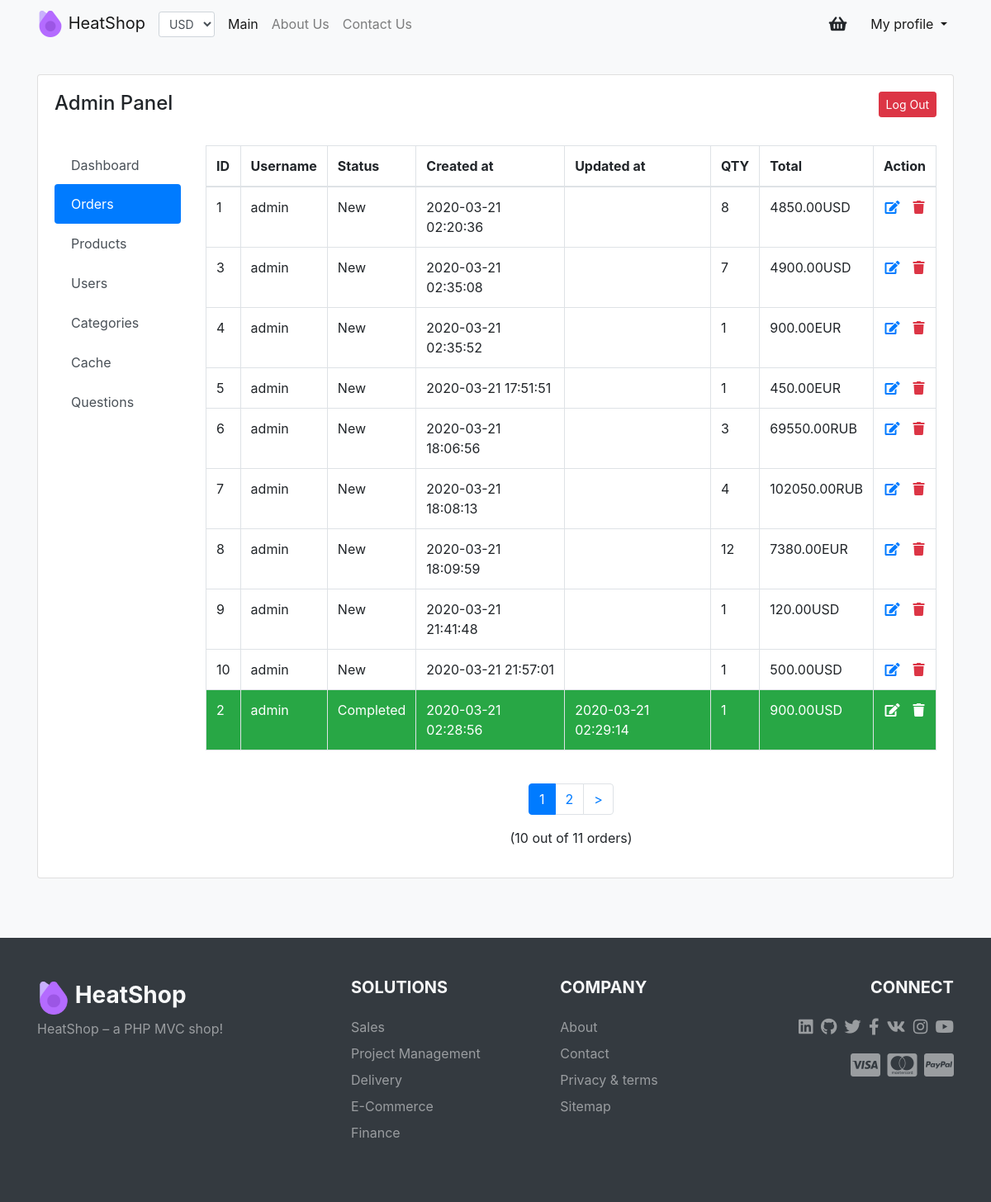
The app's page /admin/order (signed in) with its own data.
### tables this page shows
CREATE TABLE `orders` (
  `id` int(10) UNSIGNED NOT NULL,
  `user_id` int(10) UNSIGNED DEFAULT NULL,
  `email` varchar(255) DEFAULT NULL,
  `status` enum('0','1') NOT NULL DEFAULT '0',
  `date` timestamp NOT NULL DEFAULT current_timestamp(),
  `update_at` timestamp NULL DEFAULT NULL,
  `currency` varchar(10) NOT NULL,
  `address` text NOT NULL,
  `note` text DEFAULT NULL
);

CREATE TABLE `users` (
  `id` int(10) UNSIGNED NOT NULL,
  `username` varchar(255) NOT NULL,
  `email` varchar(50) NOT NULL,
  `password` varchar(255) NOT NULL,
  `address_id` int(10) UNSIGNED DEFAULT NULL,
  `role` enum('user','admin') NOT NULL,
  `date` date NOT NULL DEFAULT current_timestamp(),
  `remember_token` varchar(100) DEFAULT NULL,
  `time_token` int(11) UNSIGNED DEFAULT NULL
);

### app/core/base/BaseController.php (called while the page is built, shortened)
<?php
abstract class BaseController
{
    private $route;
    private $view;
    private $data;
    private $meta = ['title' => 'HeatShop'];
    protected $layout = true;
    function __construct($route)
    {
        $this->route 	  = $route;
        $this->view 	  = $route['action'];
    }
    function set($data)
    {
        $this->data = $data;
    }
    function setMeta($title, $desc = null, $keywords = null)
    {
        $this->meta['title'] 	= $title . ' | HeatShop';
        $this->meta['desc'] 	= $desc;
        $this->meta['keywords'] = strtolower($keywords);
    }
    function getView()
    {
        $viewObj = new View($this->route, $this->layout, $this->view, $this->meta);
        $viewObj->render($this->data);
    }
}

### app/core/App.php (called while the page is built, shortened)
<?php
class App
{
    function __construct()
    {
        new Router();
    }
}

### public/index.php (called while the page is built, shortened)
<?php
new \app\core\App();

### app/controllers/admin/OrderController.php (called while the page is built, shortened)
<?php
class OrderController extends Controller
{
    function indexAction()
    {
        $page		 = isset($_GET['page']) ? (int) $_GET['page'] : 1;
        $perpage	 = 10;
        $count       = Order::getCountOrders();
        $pagination	 = new Pagination($page, $perpage, $count);
        $start		 = $pagination->getStart();
        $orders		 = Order::getAll($start, $perpage);
    }
}

### config/db.php (called while the page is built)
<?php
return [
    'dsn' => "mysql:host=localhost;dbname=heatshop;charset=utf8",
    'user' => 'root',
    'pass' => ''
];

### app/core/Db.php (called while the page is built, shortened)
<?php
class Db
{
    private static $db = null;
    private static function connect()
    {
        if (!self::$db) {
            $config	  = include CONFIG . '/db.php';
            self::$db = new PDO($config['dsn'], $config['user'], $config['pass']);
        }
        return self::$db;
    }
    static function query($sql, $params = [])
    {
        $stmt = self::connect()->prepare($sql);
        $stmt->execute();
        return $stmt;
    }
    static function row($sql, $params = [])
    {
        $stmt = self::query($sql, $params);
        return $stmt->fetch(PDO::FETCH_ASSOC);
    }
    static function rowAll($sql, $params = [])
    {
        $stmt = self::query($sql, $params);
        return $stmt->fetchAll(PDO::FETCH_ASSOC);
    }
}

### app/models/admin/Order.php (called while the page is built, shortened)
<?php
class Order extends Model
{
    static function getAll($start, $perpage)
    {
        return Db::rowAll("SELECT `orders`.`id`, `orders`.`user_id`, `orders`.`status`, `orders`.`date`, `orders`.`update_at`, `orders`.`currency`, `users`.`username`, SUM(`order_product`.`qty`) AS `qty`, ROUND(SUM(`order_product`.`price`*`order_product`.`qty`), 2) AS `sum` FROM `orders`
        JOIN `users` ON `orders`.`user_id` = `users`.`id`
        JOIN `order_product` ON `orders`.`id` = `order_product`.`order_id`
        GROUP BY `orders`.`id` ORDER BY `orders`.`status`, `orders`.`id` LIMIT {$start}, {$perpage}");
    }
    static function getCountOrders()
    {
        $stmt = Db::row('SELECT count(*) AS `count` FROM `orders`');
        return $stmt['count'];
    }
}

### app/views/admin/order/index.php (the view, shortened to what this page needs)
<div class="card mx-auto mt-4">
    <div class="card-body">
        <div class="row mb-4">
            <div class="col">
                <h4 class="card-title float-left">Admin Panel</h4>
            </div>
            <div class="col">
                <a href="user/logout" class="btn btn-sm btn-danger float-right">Log Out</a>
            </div>
        </div>
        <div class="row">
            <div class="col-lg-2 mb-4">
                <div class="list-group">
                    <a href="<?=ADMIN;?>" class="list-group-item list-group-item-action border-0 rounded">Dashboard</a>
                    <a href="<?=ADMIN;?>/order" class="list-group-item list-group-item-action border-0 rounded active">Orders</a>
                    <a href="<?=ADMIN;?>/product" class="list-group-item list-group-item-action border-0 rounded">Products</a>
                    <a href="<?=ADMIN;?>/user" class="list-group-item list-group-item-action border-0 rounded">Users</a>
                    <a href="<?=ADMIN;?>/category" class="list-group-item list-group-item-action border-0 rounded">Categories</a>
                    <a href="<?=ADMIN;?>/cache" class="list-group-item list-group-item-action border-0 rounded">Cache</a>
                    <a href="<?=ADMIN;?>/question" class="list-group-item list-group-item-action border-0 rounded">Questions</a>
                </div>
            </div>
            <div class="col-lg-10">
                <div class="table-responsive mb-4">
                    <table class="table table-bordered table-hover">
                        <thead>
                            <tr>
                                <th>ID</th>
                                <th>Username</th>
                                <th>Status</th>
                                <th>Created at</th>
                                <th>Updated at</th>
                                <th>QTY</th>
                                <th>Total</th>
                                <th class="text-center">Action</th>
                            </tr>
                        </thead>
                        <tbody>
                        <?php foreach ($orders as $order): ?>
                        <?php
                        $class	    = $order['status'] ? 'class="bg-success text-white"' : null;
                        $classEdit  = $order['status'] ? 'text-white' : null;
                        $classTrash = $order['status'] ? 'text-white' : 'text-danger';
                        ?>
                            <tr <?=$class;?>>
                                <td><?=$order['id'];?></td>
                                <td><?=$order['username'];?></td>
                                <td><?=$order['status'] ? 'Completed' : 'New';?></td>
                                <td><?=$order['date'];?></td>
                                <td><?=$order['update_at'];?></td>
                                <td><?=$order['qty'];?></td>
                                <td><?=$order['sum'];?><?=$order['currency'];?></td>
                                <td class="text-center"><a href="<?=ADMIN;?>/order/view?id=<?=$order['id'];?>" class="mr-3"><i class="fas fa-edit <?=$classEdit;?>"></i></a><a href="<?=ADMIN;?>/order/delete?id=<?=$order['id'];?>" class="delete"><i class="fas fa-trash <?=$classTrash;?>"></i></a></td>
                            </tr>
                        <?php endforeach; ?>
                        </tbody>
                    </table>
                </div>
            <?php if ($pagination->countPages > 1): ?>
                <?=$pagination;?>
                <p class="text-center">(<?=count($orders);?> out of <?=$count;?> orders)</p>
            <?php endif; ?>
            </div>
        </div>
    </div>
</div>

### records on screen
orders: id "1", user.username "admin", status "New", date "2020-03-21 02:20:36", qty "8", sum "4850.00", currency "USD"
orders: id "3", user.username "admin", status "New", date "2020-03-21 02:35:08", qty "7", sum "4900.00", currency "USD"
orders: id "4", user.username "admin", status "New", date "2020-03-21 02:35:52", qty "1", sum "900.00", currency "EUR"
orders: id "5", user.username "admin", status "New", date "2020-03-21 17:51:51", qty "1", sum "450.00", currency "EUR"
orders: id "6", user.username "admin", status "New", date "2020-03-21 18:06:56", qty "3", sum "69550.00", currency "RUB"
orders: id "7", user.username "admin", status "New", date "2020-03-21 18:08:13", qty "4", sum "102050.00", currency "RUB"
orders: id "8", user.username "admin", status "New", date "2020-03-21 18:09:59", qty "12", sum "7380.00", currency "EUR"
orders: id "9", user.username "admin", status "New", date "2020-03-21 21:41:48", qty "1", sum "120.00", currency "USD"
orders: id "10", user.username "admin", status "New", date "2020-03-21 21:57:01", qty "1", sum "500.00", currency "USD"
orders: id "2", user.username "admin", status "Completed", date "2020-03-21 02:28:56", update_at "2020-03-21 02:29:14", qty "1", sum "900.00", currency "USD"

### other values on screen
$this->currentPage "1"
$this->currentPage + 1 "2"
count($orders) "10"
$count "11"
form field value "USD"
